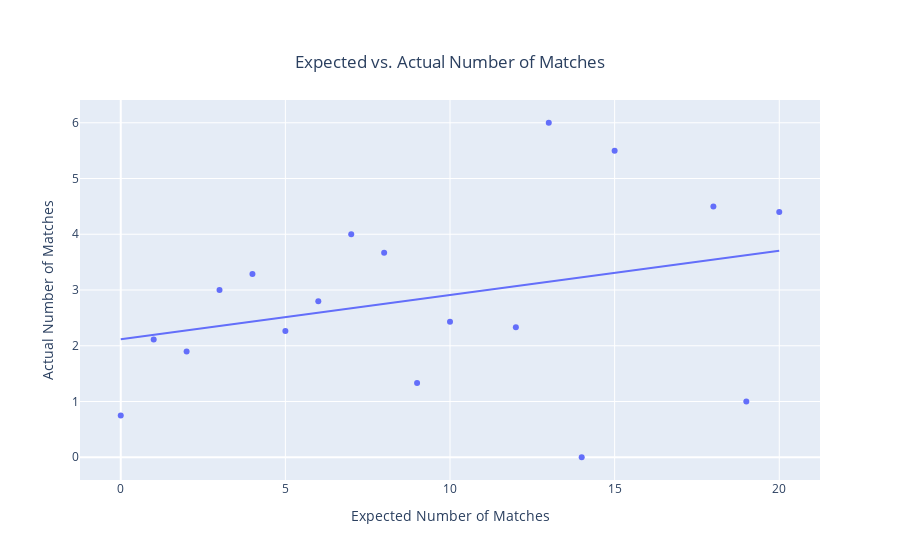

Notebook code cell kept with this figure:
### Code cell
fig = px.scatter(qu2, x='expnum', y='actual_matches', trendline='ols',
                 labels={'expnum': 'Expected Number of Matches', 'actual_matches': 'Actual Number of Matches'},
                 title='Relationship Between Expected and Actual Number of Matches')

fig.update_layout(xaxis_title='Expected Number of Matches',
                  yaxis_title='Actual Number of Matches',
                  title={'text': "Expected vs. Actual Number of Matches",
                         'y':0.9,
                         'x':0.5,
                         'xanchor': 'center',
                         'yanchor': 'top'})

# Show plot
fig.show()

### Figure 1 — Plotly figure (JSON) as saved in the notebook; plotly's stock layout.template omitted (floating-point values rounded to 4 significant figures)
{"data": [{"hovertemplate": "Expected Number of Matches=%{x}<br>Actual Number of Matches=%{y}<extra></extra>", "legendgroup": "", "marker": {"color": "#636efa", "symbol": "circle"}, "mode": "markers", "name": "", "orientation": "v", "showlegend": false, "type": "scatter", "x": [0, 1, 2, 3, 4, 5, 6, 7, 8, 9, 10, 12, 13, 14, 15, 18, 19, 20], "xaxis": "x", "y": [0.75, 2.111, 1.895, 3, 3.286, 2.267, 2.8, 4, 3.667, 1.333, 2.429, 2.333, 6, 0, 5.5, 4.5, 1, 4.4], "yaxis": "y"}, {"hovertemplate": "<b>OLS trendline</b><br>actual_matches = 0.079439 * expnum + 2.11574<br>R<sup>2</sup>=0.094872<br><br>Expected Number of Matches=%{x}<br>Actual Number of Matches=%{y} <b>(trend)</b><extra></extra>", "legendgroup": "", "marker": {"color": "#636efa", "symbol": "circle"}, "mode": "lines", "name": "", "showlegend": false, "type": "scatter", "x": [0, 1, 2, 3, 4, 5, 6, 7, 8, 9, 10, 12, 13, 14, 15, 18, 19, 20], "xaxis": "x", "y": [2.116, 2.195, 2.275, 2.354, 2.433, 2.513, 2.592, 2.672, 2.751, 2.831, 2.91, 3.069, 3.148, 3.228, 3.307, 3.546, 3.625, 3.705], "yaxis": "y"}], "layout": {"legend": {"tracegroupgap": 0}, "title": {"text": "Expected vs. Actual Number of Matches", "x": 0.5, "xanchor": "center", "y": 0.9, "yanchor": "top"}, "xaxis": {"anchor": "y", "domain": [0, 1], "title": {"text": "Expected Number of Matches"}}, "yaxis": {"anchor": "x", "domain": [0, 1], "title": {"text": "Actual Number of Matches"}}}}
